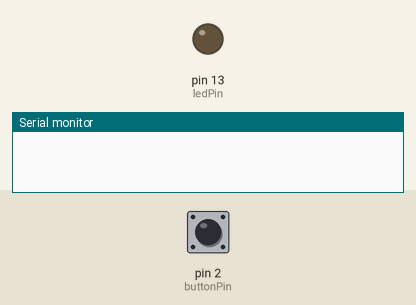
This sketch was run on a simulated Arduino Uno, built with avr-gcc and run on an emulated ATmega328P. Parts: output pins drawn as LEDs (lit = HIGH), the last lines printed to the serial monitor. The inputs (shaded band) are chosen by the test bench; at power-on: pin 2 (buttonPin) LOW.

Above: at 2.8 s.
2.9 s: pin 2 (buttonPin) pulled HIGH for 1.2 s
At 4.0 s:
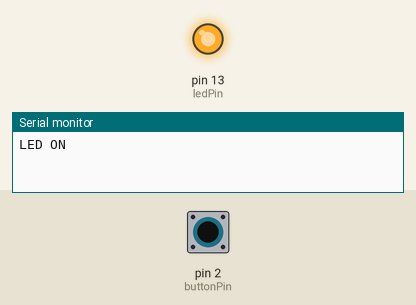
6.5 s: pin 2 (buttonPin) pulled HIGH for 3.2 s
At 10.5 s:
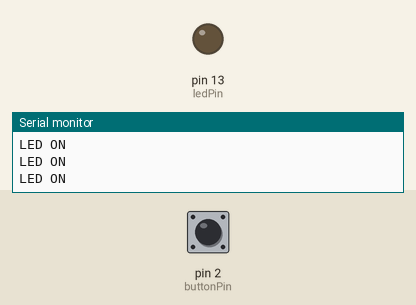
Timing chart, 0 to 12.0 s (numbered marks = the images above; inputs shaded):
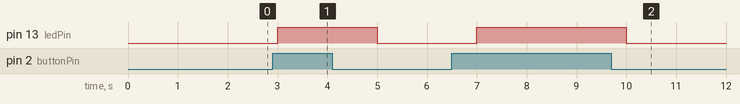

The sketch:

pullup_Serialprint.ino
```cpp
const int ledPin = 13;
const int buttonPin = 2;

int buttonState = 0;

void setup() {
  Serial.begin(9600);
  pinMode(ledPin, OUTPUT);
  pinMode(buttonPin, INPUT);
}

void loop() {
  buttonState = digitalRead(buttonPin);

  if(buttonState == HIGH){
    Serial.println("LED ON");
      digitalWrite(ledPin, HIGH);
      delay(1000);
  } else {
      digitalWrite(ledPin, LOW);
      delay(1000);
  }
}
```

Measured:
- after the input at 2.9 s, pin 13 (ledPin): LOW → HIGH after 0.10 s, → LOW 2.0 s later
- after the input at 6.5 s, pin 13 (ledPin): LOW → HIGH after 0.50 s, → LOW 3.0 s later
